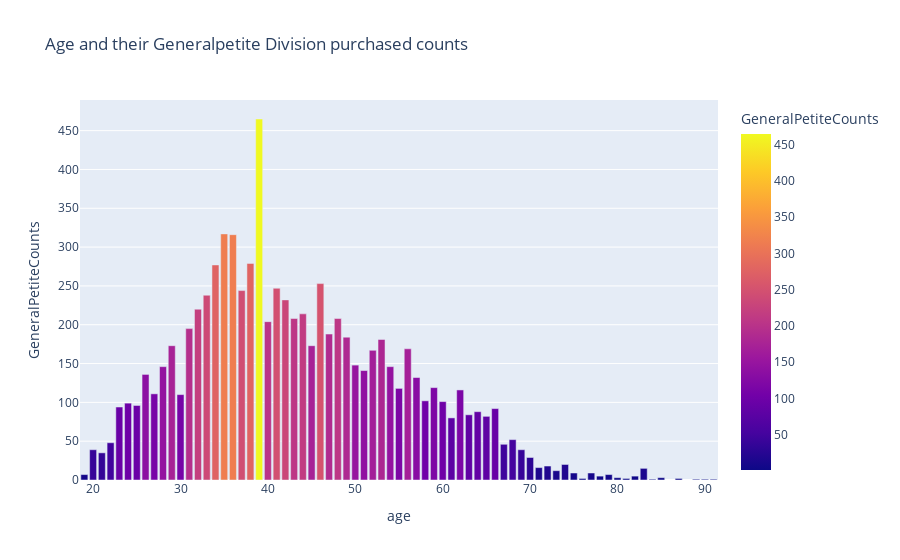

Notebook code cell kept with this figure:
### Code cell
# Creating Bar plot
fig = px.bar(age_generalpetite, x="age", y="GeneralPetiteCounts", title="Age and their Generalpetite Division purchased counts", color="GeneralPetiteCounts")

# Displaying Bar plot
fig.show()

### Figure 1 — Plotly figure (JSON) as saved in the notebook; plotly's stock layout.template omitted (floating-point values rounded to 4 significant figures)
{"data": [{"alignmentgroup": "True", "hovertemplate": "age=%{x}<br>GeneralPetiteCounts=%{marker.color}<extra></extra>", "legendgroup": "", "marker": {"color": [465, 317, 316, 279, 277, 253, 247, 244, 238, 232, 220, 214, 208, 208, 204, 195, 188, 184, 181, 173, 173, 169, 167, 148, 146, 146, 141, 136, 132, 119, 118, 116, 111, 110, 102, 101, 99, 96, 94, 92, 88, 84, 82, 80, 52, 48, 46, 39, 39, 35, 29, 20, 18, 16, 15, 12, 9, 9, 7, 7, 5, 5, 3, 3, 2, 2, 2, 1, 1, 1, 1], "coloraxis": "coloraxis", "pattern": {"shape": ""}}, "name": "", "offsetgroup": "", "orientation": "v", "showlegend": false, "textposition": "auto", "type": "bar", "x": [39, 35, 36, 38, 34, 46, 41, 37, 33, 42, 32, 44, 43, 48, 40, 31, 47, 49, 53, 29, 45, 56, 52, 50, 28, 54, 51, 26, 57, 59, 55, 62, 27, 30, 58, 60, 24, 25, 23, 66, 64, 63, 65, 61, 68, 22, 67, 69, 20, 21, 70, 74, 72, 71, 83, 73, 75, 77, 79, 19, 82, 78, 80, 85, 87, 76, 81, 90, 84, 91, 89], "xaxis": "x", "y": [465, 317, 316, 279, 277, 253, 247, 244, 238, 232, 220, 214, 208, 208, 204, 195, 188, 184, 181, 173, 173, 169, 167, 148, 146, 146, 141, 136, 132, 119, 118, 116, 111, 110, 102, 101, 99, 96, 94, 92, 88, 84, 82, 80, 52, 48, 46, 39, 39, 35, 29, 20, 18, 16, 15, 12, 9, 9, 7, 7, 5, 5, 3, 3, 2, 2, 2, 1, 1, 1, 1], "yaxis": "y"}], "layout": {"barmode": "relative", "coloraxis": {"colorbar": {"title": {"text": "GeneralPetiteCounts"}}, "colorscale": [[0, "#0d0887"], [0.1111, "#46039f"], [0.2222, "#7201a8"], [0.3333, "#9c179e"], [0.4444, "#bd3786"], [0.5556, "#d8576b"], [0.6667, "#ed7953"], [0.7778, "#fb9f3a"], [0.8889, "#fdca26"], [1, "#f0f921"]]}, "legend": {"tracegroupgap": 0}, "title": {"text": "Age and their Generalpetite Division purchased counts"}, "xaxis": {"anchor": "y", "domain": [0, 1], "title": {"text": "age"}}, "yaxis": {"anchor": "x", "domain": [0, 1], "title": {"text": "GeneralPetiteCounts"}}}}
